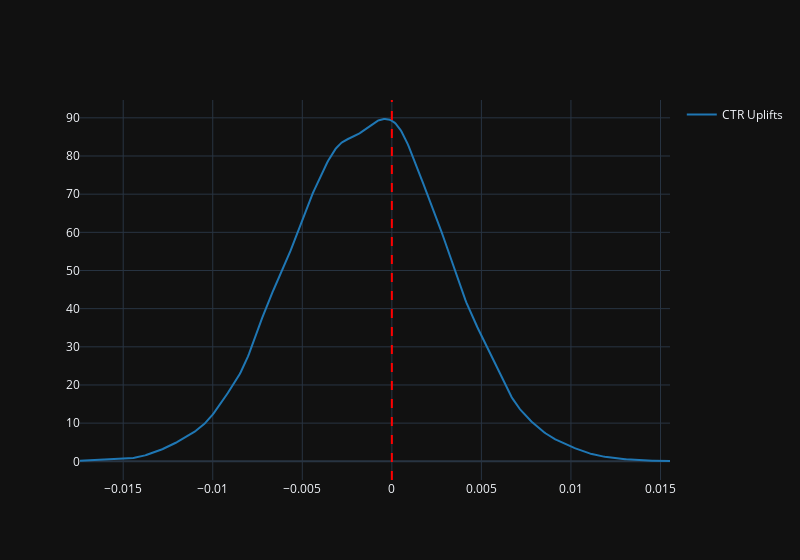
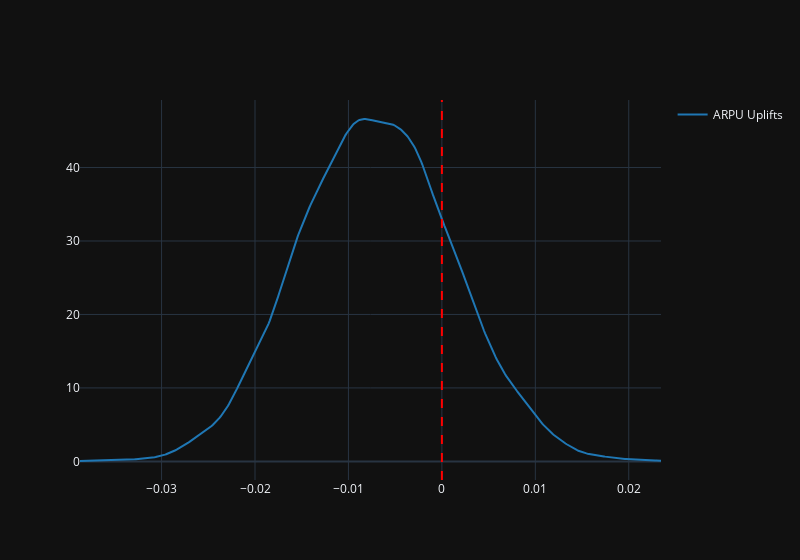
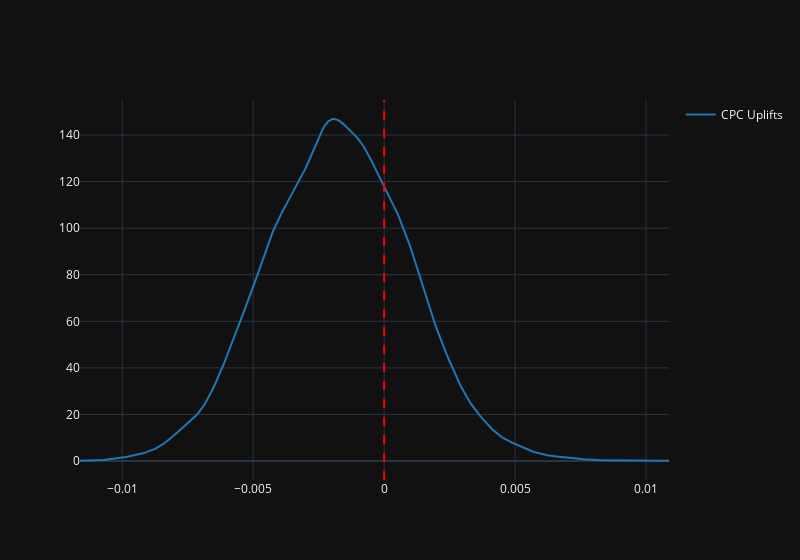
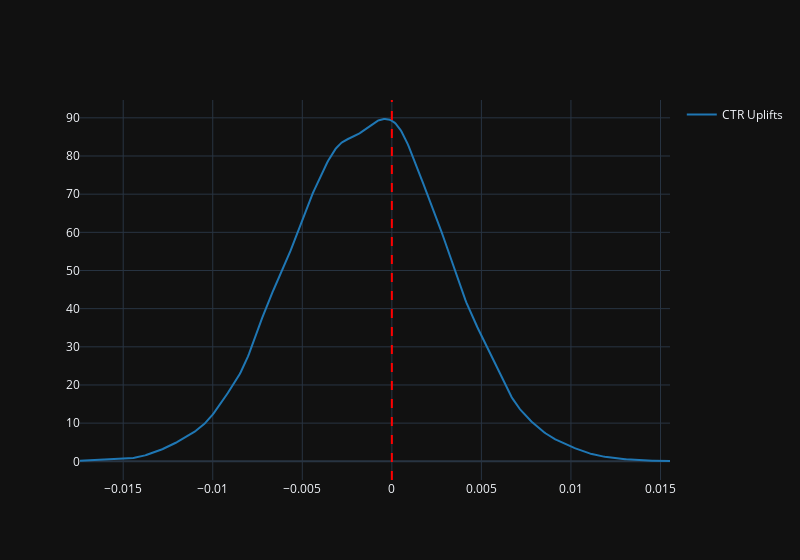

These figures' notebook cell, in order:
### Markdown cell above
### Result for all countries

| Metric       | p-value   | Uplift   |
|--------------|-----------|----------|
| CTR          | 0.7534    | -0.13    |
| ARPU         | 0.3876    | -0.7     |
| CPC          | 0.521     | -0.17    |



The overall result is not statistically significant, and the uplifts are negative. It would be worth checking these results for all countries.
To do this, we will reuse our code and examine each country separately.

### Code cell
data = pd.DataFrame(data)

countries = ['United Kingdom', 'Germany', 'France', 'Australia']

for country in countries:
    print(country)
    
    data_country = data[data['country'] == country]
    diffs_country = bootstrap(data_country, 10000)
    
    diffs_country = pd.DataFrame(diffs_country)

    ctr_uplifts_country = diffs_country['ctr'].values
    arpu_uplifts_country = diffs_country['arpu'].values
    cpc_uplifts_country = diffs_country['cpc'].values

    print(f'ctr : {np.mean(ctr_uplifts_country) * 100:.2f}, arpu : {np.mean(arpu_uplifts_country) * 100:.2f}, cpc : {np.mean(cpc_uplifts_country) * 100:.2f}')
    
    make_plot(arpu_uplifts_country, ctr_uplifts_country, cpc_uplifts_country)
    
    p_value_ctr = calculate_p_value(ctr_uplifts_country)
    print('p value ctr', p_value_ctr, p_value_ctr < 0.05)
    
    p_value_arpu = calculate_p_value(arpu_uplifts_country)
    print('p value arpu', p_value_arpu, p_value_arpu < 0.05)
    
    p_value_cpc = calculate_p_value(cpc_uplifts_country)
    print('p value cpc', p_value_cpc, p_value_cpc < 0.05)

### Figure 1 — Plotly figure (JSON) as saved in the notebook; plotly's stock layout.template omitted (floating-point values rounded to 4 significant figures; data arrays with more than 128 entries replaced by an {"elided": "..."} marker saying what was removed)
{"data": [{"legendgroup": "CTR Uplifts", "marker": {"color": "rgb(31, 119, 180)"}, "mode": "lines", "name": "CTR Uplifts", "showlegend": true, "x": {"elided": "500 float values"}, "xaxis": "x", "y": {"elided": "500 float values"}, "yaxis": "y", "type": "scatter"}], "layout": {"barmode": "overlay", "hovermode": "closest", "legend": {"traceorder": "reversed"}, "xaxis": {"anchor": "y2", "domain": [0.0, 1.0], "zeroline": false}, "yaxis": {"anchor": "free", "domain": [0.0, 1], "position": 0.0}, "width": 800, "shapes": [{"line": {"color": "red", "dash": "dash"}, "type": "line", "x0": 0, "x1": 0, "xref": "x", "y0": 0, "y1": 1, "yref": "paper"}]}}

### Figure 2 — Plotly figure (JSON) as saved in the notebook; plotly's stock layout.template omitted (floating-point values rounded to 4 significant figures; data arrays with more than 128 entries replaced by an {"elided": "..."} marker saying what was removed)
{"data": [{"legendgroup": "ARPU Uplifts", "marker": {"color": "rgb(31, 119, 180)"}, "mode": "lines", "name": "ARPU Uplifts", "showlegend": true, "x": {"elided": "500 float values"}, "xaxis": "x", "y": {"elided": "500 float values"}, "yaxis": "y", "type": "scatter"}], "layout": {"barmode": "overlay", "hovermode": "closest", "legend": {"traceorder": "reversed"}, "xaxis": {"anchor": "y2", "domain": [0.0, 1.0], "zeroline": false}, "yaxis": {"anchor": "free", "domain": [0.0, 1], "position": 0.0}, "width": 800, "shapes": [{"line": {"color": "red", "dash": "dash"}, "type": "line", "x0": 0, "x1": 0, "xref": "x", "y0": 0, "y1": 1, "yref": "paper"}]}}

### Figure 3 — Plotly figure (JSON) as saved in the notebook; plotly's stock layout.template omitted (floating-point values rounded to 4 significant figures; data arrays with more than 128 entries replaced by an {"elided": "..."} marker saying what was removed)
{"data": [{"legendgroup": "CPC Uplifts", "marker": {"color": "rgb(31, 119, 180)"}, "mode": "lines", "name": "CPC Uplifts", "showlegend": true, "x": {"elided": "500 float values"}, "xaxis": "x", "y": {"elided": "500 float values"}, "yaxis": "y", "type": "scatter"}], "layout": {"barmode": "overlay", "hovermode": "closest", "legend": {"traceorder": "reversed"}, "xaxis": {"anchor": "y2", "domain": [0.0, 1.0], "zeroline": false}, "yaxis": {"anchor": "free", "domain": [0.0, 1], "position": 0.0}, "width": 800, "shapes": [{"line": {"color": "red", "dash": "dash"}, "type": "line", "x0": 0, "x1": 0, "xref": "x", "y0": 0, "y1": 1, "yref": "paper"}]}}

### Figure 4 — Plotly figure (JSON) as saved in the notebook; plotly's stock layout.template omitted (floating-point values rounded to 4 significant figures; data arrays with more than 128 entries replaced by an {"elided": "..."} marker saying what was removed)
{"data": [{"legendgroup": "CTR Uplifts", "marker": {"color": "rgb(31, 119, 180)"}, "mode": "lines", "name": "CTR Uplifts", "showlegend": true, "x": {"elided": "500 float values"}, "xaxis": "x", "y": {"elided": "500 float values"}, "yaxis": "y", "type": "scatter"}], "layout": {"barmode": "overlay", "hovermode": "closest", "legend": {"traceorder": "reversed"}, "xaxis": {"anchor": "y2", "domain": [0.0, 1.0], "zeroline": false}, "yaxis": {"anchor": "free", "domain": [0.0, 1], "position": 0.0}, "width": 800, "shapes": [{"line": {"color": "red", "dash": "dash"}, "type": "line", "x0": 0, "x1": 0, "xref": "x", "y0": 0, "y1": 1, "yref": "paper"}]}}
